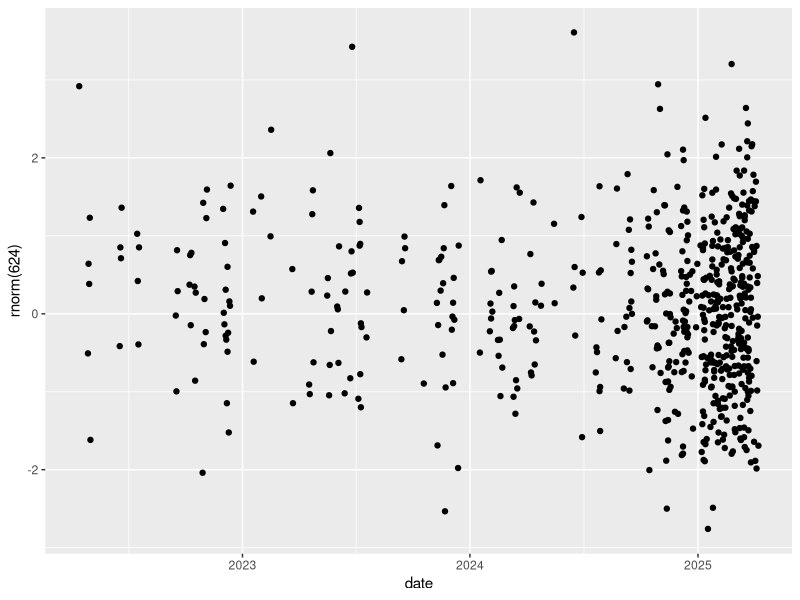

Recreate this plot in R. (Note: this script raises an error after producing the figure.)
# %%
# Source:
# https://www.natesilver.net/p/elon-musk-polls-popularity-nate-silver-bulletin
# https://docs.google.com/spreadsheets/d/e/2PACX-1vT3p3St0ePx23ibcz3DpOF5Titob1PiWUvwnoW_LcNJQhnN_VSzIlq2BUNawxUP4XJ3NwbfiNMQxIx0/pub?output=csv
# Accessed 2025-04-13

library(tidyverse)
library(here)
library(forecast)

raw <- read_csv(here(
  "Problem_Sets/PS07-Smoothing_Methods/raw/silver_bulletin_musk_favorability.csv"
))

polls <- raw |>
  mutate(
    start_date = mdy(startdate),
    end_date = mdy(enddate),
    population = case_when(
      population == "LV" ~ "Likely voters",
      population == "RV" ~ "Registered voters",
      population == "V" ~ "Voters",
      population == "A" ~ "U.S. adults"
    )
  ) |>
  select(
    start_date,
    end_date,
    sample_size = samplesize,
    population,
    favorable,
    unfavorable,
    net,
    weight,
    influence
  )

# Expand to create pseudo complete panel
expanded_polls <- list_rbind(map(split(polls, 1:nrow(polls)), function(row) {
  expanded <- tibble(
    date = seq(row$start_date, row$end_date, "1 day")
  )
  expanded$population = row$population
  expanded$sample_size = row$sample_size
  expanded$favorable = row$favorable
  expanded$unfavorable = row$unfavorable
  expanded$net = row$net
  expanded$weight = row$weight
  expanded$influence = row$influence
  return(expanded)
}))

expanded_polls |>
  arrange(desc(date)) |>
  ggplot() +
  geom_point(aes(x = date, y = rnorm(624)))

polls_sum <- expanded_polls |>
  summarize(
    .by = date,
    favorable = sum(favorable * weight / sum(weight)),
    unfavorable = sum(unfavorable * weight / sum(weight))
  ) |>
  mutate(net = favorable - unfavorable) |>
  arrange(date) |>
  filter(date >= ymd("2024-07-01"))


# %%
write_csv(
  polls_sum,
  here(
    "Problem_Sets/PS07-Smoothing_Methods/data/silver_bulletin_musk_favorability.csv"
  )
)

# %%
ggplot() +
  geom_point(
    aes(x = date, y = favorable, color = "A"),
    data = polls_sum,
    shape = 21
  ) +
  geom_line(
    aes(
      x = date,
      y = slide_dbl(
        favorable,
        mean,
        .before = 15,
        .after = 0,
        .complete = TRUE
      ),
      color = "A"
    ),
    data = polls_sum,
    size = 1.2
  ) +
  geom_point(
    aes(x = date, y = unfavorable, color = "B"),
    data = polls_sum,
    shape = 21
  ) +
  geom_line(
    aes(
      x = date,
      y = slide_dbl(
        unfavorable,
        mean,
        .before = 15,
        .after = 0,
        .complete = TRUE
      ),
      color = "B"
    ),
    data = polls_sum,
    size = 1.2
  ) +
  scale_color_manual(
    values = c(
      "A" = "#22c55e",
      "B" = "#f87171"
    ),
    labels = c(
      "A" = "Favorable",
      "B" = "Unfavorable"
    )
  ) +
  labs(color = NULL, x = NULL, y = "Percent") +
  theme_light(base_size = 14) +
  theme(
    legend.position = "top",
    legend.justification = c(0, 1),
    legend.location = "plot"
  )

# %%
ggplot() +
  geom_point(
    aes(x = date, y = favorable, color = "A"),
    data = polls_sum,
    shape = 21
  ) +
  geom_line(
    aes(
      x = date,
      y = ses(favorable, alpha = 0.2)$fitted,
      color = "A"
    ),
    data = polls_sum,
    size = 1.2
  ) +
  geom_point(
    aes(x = date, y = unfavorable, color = "B"),
    data = polls_sum,
    shape = 21
  ) +
  geom_line(
    aes(
      x = date,
      y = ses(unfavorable, alpha = 0.2)$fitted,
      color = "B"
    ),
    data = polls_sum,
    size = 1.2
  ) +
  scale_color_manual(
    values = c(
      "A" = "#22c55e",
      "B" = "#f87171"
    ),
    labels = c(
      "A" = "Favorable",
      "B" = "Unfavorable"
    )
  ) +
  labs(color = NULL, x = NULL, y = "Percent") +
  theme_light(base_size = 14) +
  theme(
    legend.position = "top",
    legend.justification = c(0, 1),
    legend.location = "plot"
  )
